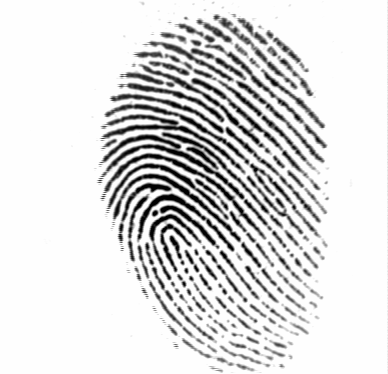
#> input picture FVC2002DB1/1/101_1.tif, 388 x 374 px; its folder holds only this picture in this run
$ python synthetic_image_generation.py
#> lines starting #> are read from the running program, lines starting #| are printed output that depends on the picture
### noise_generator.py
import numpy as np
import math


def noise_generator(noise_type, image):
    if len(image.shape) == 3:
        row, col, ch = image.shape
    else:
        row, col = image.shape
    if noise_type == "gauss":
        mean = 0
        var = 1.5
        sigma = var ** 0.5
        gauss = np.array(image.shape)
        if len(image.shape) == 3:
            gauss = np.random.normal(mean, sigma, (row, col, ch))
            gauss = gauss.reshape(row, col, ch)
        else:
            gauss = np.random.normal(mean, sigma, (row, col))
            gauss = gauss.reshape(row, col)

        noisy = image + gauss
        return noisy.astype('uint8')
    elif noise_type == "saltNpepper":
        s_vs_p = 0.5
        amount = 0.05
        out = image
        # Generate Salt '1' noise
        num_salt = np.ceil(amount * image.size * s_vs_p)
        coords = [np.random.randint(0, i - 1, int(num_salt)) for i in image.shape]
        out[tuple(coords)] = 255
        # Generate Pepper '0' noise
        num_pepper = np.ceil(amount * image.size * (1. - s_vs_p))
        coords = [np.random.randint(0, i - 1, int(num_pepper))
                  for i in image.shape]
        out[tuple(coords)] = 0
        return out
    elif noise_type == "concave":
        # Concave effect
        noisy = np.zeros(image.shape, dtype=image.dtype)
        for i in range(row):
            for j in range(col):
                offset_x = int(30.0 * math.sin(2 * 3.14 * i / (2 * col)))
                if j + offset_x < col-2:
                    noisy[i, j] = image[i, (j + offset_x) % col]
                else:
                    noisy[i, j] = 255
        return noisy

    elif noise_type == "both":
        # Both horizontal and vertical
        img_output = np.zeros(image.shape, dtype=image.dtype)

        for i in range(row):
            for j in range(col):
                offset_x = int(5.0 * math.sin(2 * 3.14 * i / 150))
                offset_y = int(5.0 * math.cos(2 * 3.14 * j / 150))
                if i + offset_y < row-2 and j + offset_x < col-2:
                    img_output[i, j] = image[(i + offset_y) % row, (j + offset_x) % col]
                else:
                    img_output[i, j] = 255
        return img_output
    else:
        return image

### synthetic_image_generation.py
# Bu kodda klasordeki resimleri sentetik olarak bozup FVC2002DB1_Synthetic_Distorted dosyasina yaziyoruz.

import os
import cv2
from noise_generator import noise_generator

input_file_path = "FVC2002DB1"
output_file_path = "FVC2002DB1_Synthetic_Distorted"
noise_types = ["gauss", "saltNpepper", "concave"]

try:
    # Create target Directory
    os.mkdir(output_file_path)
    print("Directory ", output_file_path, " Created ")
except FileExistsError:
    print("Directory ", output_file_path, " already exists")

try:
    # Create target Directory
    for noises in noise_types:
        os.mkdir(os.path.join(output_file_path, noises))
        print("Directory ", output_file_path + noises, " Created ")
except FileExistsError:
    print("Directory for synthhetic distortions are already exists")

# List of folder names, indicate number of classes
user_list = os.listdir(input_file_path)
user_count = len(user_list)

for user_dir in os.listdir(input_file_path):
    for noise in noise_types:
        print(noise)
        try:
            # Create target Directory
            os.mkdir(os.path.join(output_file_path, noise, user_dir))
            print("Directory ", os.path.join(output_file_path, noise, user_dir), " Created ")
        except FileExistsError:
            print("Directory ", os.path.join(output_file_path, noise, user_dir), " already exists")

        img_list = os.listdir(os.path.join(input_file_path, user_dir))
        for img_dir in img_list:
            image = cv2.imread(os.path.join(input_file_path, user_dir, img_dir), cv2.IMREAD_GRAYSCALE)
#> image is the input picture: shape (374, 388); min 1, max 254, mean 220.7
            noisy_image = noise_generator(noise, image)
#> in noise_generator, `return noisy.astype('uint8')`:
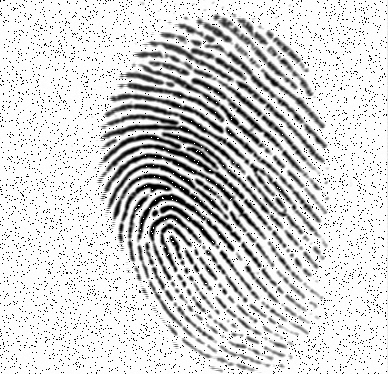
#> returned value: shape (374, 388); min 0, max 255, mean 211.2
            cv2.imwrite(os.path.join(output_file_path, noise, user_dir, img_dir), noisy_image)
#> pass 2 of the loop `for user_dir in os.listdir(input_file_path):`:
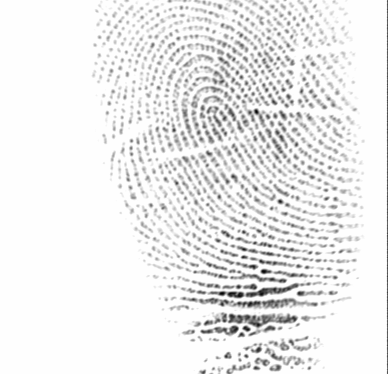
#> input picture FVC2002DB1/10/110_1.tif, 388 x 374 px
#> image is the input picture: shape (374, 388); min 1, max 254, mean 237.2
#> in noise_generator (call 4), `return noisy.astype('uint8')`:
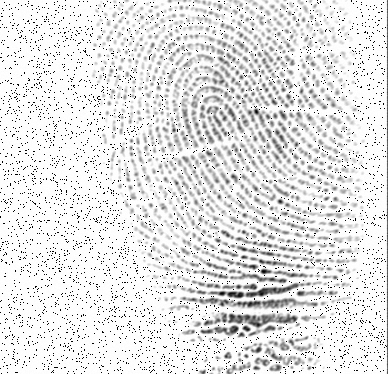
#> returned value: shape (374, 388); min 0, max 255, mean 228.2
